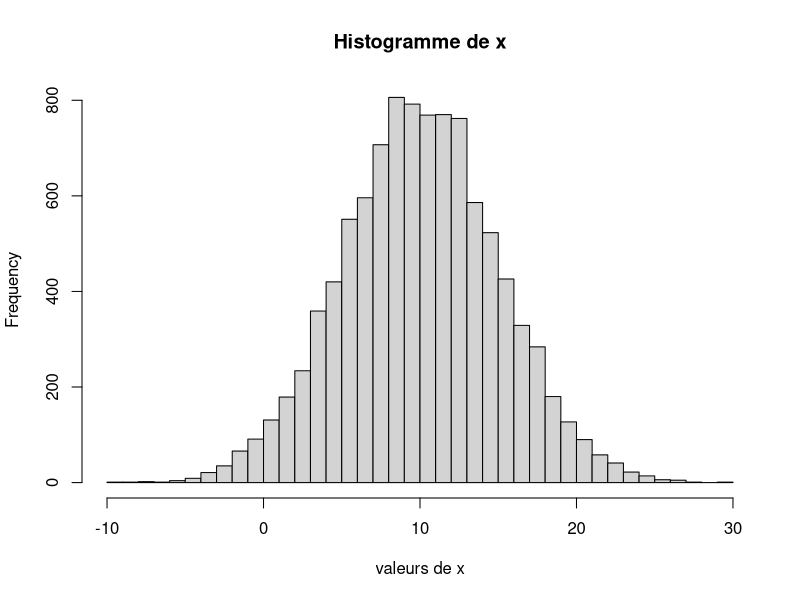

This chart was generated by the following R code: (Note: this script raises an error after producing the figure.)

##################################
# TP1 : Statistiques univariées
##################################





##################
#01 Statistiques univariées

# Génération de données synthétiques
x <-  rnorm(10000, 10,5)
hist(x, breaks=50, main="Histogramme de x", xlab="valeurs de x")

# Rappel: statistiques descriptives
summary(x)
quantile(x,seq(0.1,0.9,0.1))
mean(x)
sd(x)

###
# Exercice 1 : Calculer l'écart interquartile
quantile(x, 0.75) - quantile(x, 0.25)
IQ(x)


###
# Exercice 2 : Écrire une fonction qui calcule le mode d'une variable continue,
# prenant en argument un vecteur de valeurs, et un nombre d'intervalles qui discrétise son étendue. 


mode <- function(x, breaks = nclass.Sturges(x)) {
  h <- hist(x, breaks = breaks, plot = FALSE)
  mode_value <- h$mids[which.max(h$counts)]
  return(mode_value)
}






########################################
#02 Manipulation de dataframe avec le package dplyr

library(dplyr)


## Rappel : Enchainer les traitements avec les pipes
#`dplyr` utilise le pipe noté ` %>% ` pour enchainer deux traitements sur le même objet. 

valeurs <-  rnorm(10000,mean = 20, sd=1) #10000 échantillons dans une loi normale
summary(valeurs)
                
# arrondi puis moyenne                                                                                                                    
valeurs %>% round() %>% mean()
                                                                                                                                    
# écritures alternatives "classiques"
mean(round(valeurs))

arrondis <-  round(valeurs)
mean(arrondis)


## Rappel : Filtrage

# Filtrage d'un dataset selon une variable 
                                                                                                                                    
                                                                                                                                    
# `starwars` est un dataset sur les personnages de la franchise de films Star Wars. 
# (chargé automatiquement avec dplyr)                                                                                                                         
head(starwars) 

                                                                                                                                    
# Filtrage suivant une valeur numérique : height
filter(starwars, height < 100)

# Même chose en utilisant un pipe
starwars %>% filter(height < 100)

# Avec la syntaxe classique (garde les NAs, tandis que filter de dplyr les retire)                                                                                                                                   
starwars[starwars$height < 100,]


# Filtrage d'un dataset sur plusieurs variables
starwars %>% filter(height >= 180, species=="Human")
                                                                                                                                    
                                                                                                                       
## Exercice 3 :
# Déterminer quel est le plus grand personnage d'espèce humaine (variable `species`)
# dont le monde de résidence (variable `homeworld`) est Tatooine.
# indice : utiliser la fonction `slice_max` de dplyr.

starwars %>% filter(species == "Human", homeworld == "Tatooine") %>% slice_max(height, n=10)





## Regroupement 

#Pour regrouper selon des variables, on utilise la fonction`group_by`. 
starwars %>% group_by(homeworld)


## Agregéation
# Il est très courant d'opérer des agrégations juste après un regroupement avec summarise

starwars %>% filter(gender=="masculine") %>% 
          group_by(homeworld) %>% 
          summarise(mean_size=mean(height, na.rm=T))

                                                                                                                               
## Regroupement et agrégation multiples




## Exercice 4 : quel traitement effectue la commande ci-dessous ?
starwars %>% filter (height >150) %>% 
group_by(homeworld,species,) %>% 
summarize(nombre = n()) %>%  na.omit() %>% 
 arrange(-nombre) 
                                                                                                                                    
                                                                                                                                    
                                                                                                                                    
                                                                                                                                    
## Création de nouvelles variables agrégées
#La création de nouvelles variables se fait à l'aide de la fonction `mutate` de `dplyr`. 

starwars %>%  
          group_by(homeworld,species,) %>% 
          mutate( nombre = n(),
                  classe_taille= ifelse(height>140, "grand", "petit")
                  ) %>%  
          select(homeworld,species,nombre,classe_taille)



                                                                                                                                    
## Exercice 5: Calculer la masse moyenne des personnages par planète

starwars %>%
        group_by(homeworld) %>%
        summarise(avg_mass = mean(mass, na.rm = T)) %>%
        select(homeworld, avg_mass)

 





## Sélectionner des colonnes

# Sélection par nom 
 starwars %>% select(name, homeworld)

 

#On peut également retirer des variables en les préfixant par un signe moins `-`
names(starwars)
starwars %>% select(-films, -starships, - birth_year,-sex,-gender,-vehicles)


# Selection par pattern
starwars %>% select(name, matches("color"))


# Sélection par type
starwars %>% select(where(is.numeric))
starwars %>% select(where(is.character))
                                                                        
              

                                                                        
## Fonctions pratiques diverses 

# "top or bottom n"  par variable
starwars %>% slice_min(order_by = height, n=5)

 
# Enlever des doublons avec "distinct()"
doublons <- starwars %>% select(homeworld, species) # creation de doublons
doublons
doublons %>%  distinct()
                                                                                      
                                                                                      
                                                                                      
